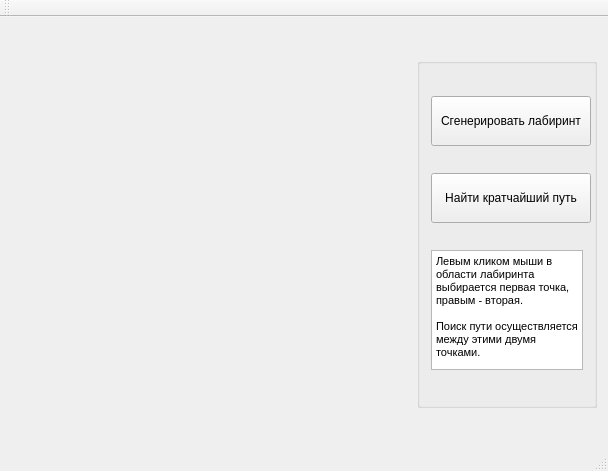
<?xml version="1.0" encoding="UTF-8"?>
<ui version="4.0">
 <class>MainWindow</class>
 <widget class="QMainWindow" name="MainWindow">
  <property name="geometry">
   <rect>
    <x>0</x>
    <y>0</y>
    <width>604</width>
    <height>471</height>
   </rect>
  </property>
  <property name="windowTitle">
   <string>Лабиринт</string>
  </property>
  <widget class="QWidget" name="centralWidget">
   <layout class="QHBoxLayout" name="horizontalLayout">
    <item>
     <widget class="Maze" name="widget" native="true">
      <property name="sizePolicy">
       <sizepolicy hsizetype="Fixed" vsizetype="Fixed">
        <horstretch>0</horstretch>
        <verstretch>0</verstretch>
       </sizepolicy>
      </property>
      <property name="minimumSize">
       <size>
        <width>400</width>
        <height>400</height>
       </size>
      </property>
     </widget>
    </item>
    <item>
     <widget class="QGroupBox" name="groupBox">
      <property name="maximumSize">
       <size>
        <width>180</width>
        <height>350</height>
       </size>
      </property>
      <property name="title">
       <string/>
      </property>
      <layout class="QVBoxLayout" name="verticalLayout">
       <item>
        <widget class="QPushButton" name="pushButton_generate">
         <property name="sizePolicy">
          <sizepolicy hsizetype="Fixed" vsizetype="Fixed">
           <horstretch>0</horstretch>
           <verstretch>0</verstretch>
          </sizepolicy>
         </property>
         <property name="minimumSize">
          <size>
           <width>160</width>
           <height>50</height>
          </size>
         </property>
         <property name="maximumSize">
          <size>
           <width>16777215</width>
           <height>16777215</height>
          </size>
         </property>
         <property name="baseSize">
          <size>
           <width>0</width>
           <height>0</height>
          </size>
         </property>
         <property name="text">
          <string>Сгенерировать лабиринт</string>
         </property>
        </widget>
       </item>
       <item>
        <widget class="QPushButton" name="pushButton_search">
         <property name="sizePolicy">
          <sizepolicy hsizetype="Fixed" vsizetype="Fixed">
           <horstretch>0</horstretch>
           <verstretch>0</verstretch>
          </sizepolicy>
         </property>
         <property name="minimumSize">
          <size>
           <width>160</width>
           <height>50</height>
          </size>
         </property>
         <property name="toolTip">
          <string>&lt;html&gt;&lt;head/&gt;&lt;body&gt;&lt;p&gt;Используется алгоритм волновой трассировки (алгоритм Ли).&lt;/p&gt;&lt;/body&gt;&lt;/html&gt;</string>
         </property>
         <property name="text">
          <string>Найти кратчайший путь</string>
         </property>
        </widget>
       </item>
       <item>
        <widget class="QTextEdit" name="textEdit">
         <property name="sizePolicy">
          <sizepolicy hsizetype="Fixed" vsizetype="Fixed">
           <horstretch>0</horstretch>
           <verstretch>0</verstretch>
          </sizepolicy>
         </property>
         <property name="minimumSize">
          <size>
           <width>0</width>
           <height>0</height>
          </size>
         </property>
         <property name="maximumSize">
          <size>
           <width>160</width>
           <height>120</height>
          </size>
         </property>
         <property name="baseSize">
          <size>
           <width>0</width>
           <height>0</height>
          </size>
         </property>
         <property name="readOnly">
          <bool>true</bool>
         </property>
         <property name="html">
          <string>&lt;!DOCTYPE HTML PUBLIC &quot;-//W3C//DTD HTML 4.0//EN&quot; &quot;http://www.w3.org/TR/REC-html40/strict.dtd&quot;&gt;
&lt;html&gt;&lt;head&gt;&lt;meta name=&quot;qrichtext&quot; content=&quot;1&quot; /&gt;&lt;style type=&quot;text/css&quot;&gt;
p, li { white-space: pre-wrap; }
&lt;/style&gt;&lt;/head&gt;&lt;body style=&quot; font-family:'MS Shell Dlg 2'; font-size:8.25pt; font-weight:400; font-style:normal;&quot;&gt;
&lt;p style=&quot; margin-top:0px; margin-bottom:0px; margin-left:0px; margin-right:0px; -qt-block-indent:0; text-indent:0px;&quot;&gt;&lt;span style=&quot; font-size:8pt;&quot;&gt;Левым кликом мыши в области лабиринта выбирается первая точка, правым - вторая.&lt;br /&gt;&lt;/span&gt;&lt;/p&gt;
&lt;p style=&quot; margin-top:0px; margin-bottom:0px; margin-left:0px; margin-right:0px; -qt-block-indent:0; text-indent:0px;&quot;&gt;&lt;span style=&quot; font-size:8pt;&quot;&gt;Поиск пути осуществляется между этими двумя точками. &lt;/span&gt;&lt;/p&gt;&lt;/body&gt;&lt;/html&gt;</string>
         </property>
         <property name="overwriteMode">
          <bool>false</bool>
         </property>
        </widget>
       </item>
      </layout>
     </widget>
    </item>
   </layout>
  </widget>
  <widget class="QMenuBar" name="menuBar">
   <property name="geometry">
    <rect>
     <x>0</x>
     <y>0</y>
     <width>604</width>
     <height>21</height>
    </rect>
   </property>
  </widget>
  <widget class="QToolBar" name="mainToolBar">
   <attribute name="toolBarArea">
    <enum>TopToolBarArea</enum>
   </attribute>
   <attribute name="toolBarBreak">
    <bool>false</bool>
   </attribute>
  </widget>
  <widget class="QStatusBar" name="statusBar"/>
 </widget>
 <layoutdefault spacing="6" margin="11"/>
 <customwidgets>
  <customwidget>
   <class>Maze</class>
   <extends>QWidget</extends>
   <header>maze.h</header>
   <container>1</container>
  </customwidget>
 </customwidgets>
 <resources/>
 <connections/>
</ui>
